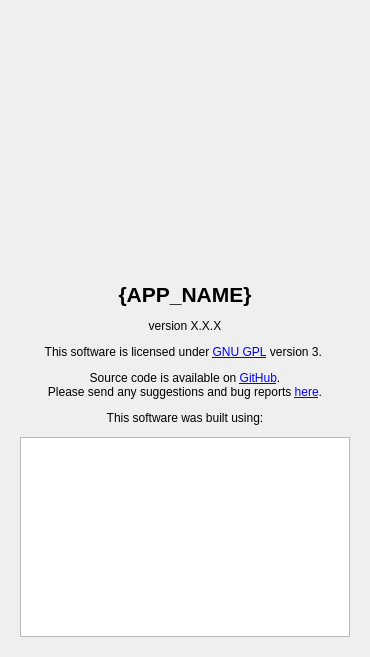
<?xml version="1.0" encoding="UTF-8"?>
<ui version="4.0">
 <class>AboutDialog</class>
 <widget class="QDialog" name="AboutDialog">
  <property name="geometry">
   <rect>
    <x>0</x>
    <y>0</y>
    <width>400</width>
    <height>660</height>
   </rect>
  </property>
  <property name="minimumSize">
   <size>
    <width>400</width>
    <height>0</height>
   </size>
  </property>
  <property name="maximumSize">
   <size>
    <width>400</width>
    <height>16777215</height>
   </size>
  </property>
  <property name="windowTitle">
   <string>Settings</string>
  </property>
  <layout class="QVBoxLayout" name="lay_main">
   <property name="spacing">
    <number>12</number>
   </property>
   <property name="sizeConstraint">
    <enum>QLayout::SetFixedSize</enum>
   </property>
   <property name="leftMargin">
    <number>20</number>
   </property>
   <property name="topMargin">
    <number>20</number>
   </property>
   <property name="rightMargin">
    <number>20</number>
   </property>
   <property name="bottomMargin">
    <number>20</number>
   </property>
   <item>
    <layout class="QHBoxLayout" name="logo_lay">
     <item>
      <spacer name="horizontalSpacer">
       <property name="orientation">
        <enum>Qt::Horizontal</enum>
       </property>
       <property name="sizeHint" stdset="0">
        <size>
         <width>40</width>
         <height>20</height>
        </size>
       </property>
      </spacer>
     </item>
     <item>
      <widget class="QLabel" name="logo">
       <property name="minimumSize">
        <size>
         <width>250</width>
         <height>250</height>
        </size>
       </property>
       <property name="maximumSize">
        <size>
         <width>250</width>
         <height>250</height>
        </size>
       </property>
       <property name="text">
        <string/>
       </property>
      </widget>
     </item>
     <item>
      <spacer name="horizontalSpacer_2">
       <property name="orientation">
        <enum>Qt::Horizontal</enum>
       </property>
       <property name="sizeHint" stdset="0">
        <size>
         <width>40</width>
         <height>20</height>
        </size>
       </property>
      </spacer>
     </item>
    </layout>
   </item>
   <item>
    <widget class="QLabel" name="name">
     <property name="font">
      <font>
       <pointsize>16</pointsize>
       <weight>75</weight>
       <bold>true</bold>
      </font>
     </property>
     <property name="text">
      <string>{APP_NAME}</string>
     </property>
     <property name="alignment">
      <set>Qt::AlignCenter</set>
     </property>
    </widget>
   </item>
   <item>
    <widget class="QLabel" name="version">
     <property name="text">
      <string>version X.X.X</string>
     </property>
     <property name="alignment">
      <set>Qt::AlignCenter</set>
     </property>
    </widget>
   </item>
   <item>
    <widget class="QLabel" name="info">
     <property name="text">
      <string>&lt;html&gt;&lt;head/&gt;&lt;body&gt;&lt;p&gt;This software is licensed under &lt;a href=&quot;{APP_LICENSE_URL}&quot;&gt;&lt;span style=&quot; text-decoration: underline; color:#0000ff;&quot;&gt;GNU GPL&lt;/span&gt;&lt;/a&gt; version 3. &lt;/p&gt;&lt;p&gt;Source code is available on &lt;a href=&quot;{APP_URL}&quot;&gt;&lt;span style=&quot; text-decoration: underline; color:#0000ff;&quot;&gt;GitHub&lt;/span&gt;&lt;/a&gt;.&lt;br/&gt;Please send any suggestions and bug reports &lt;a href=&quot;{APP_BUGTRACKER_URL}&quot;&gt;&lt;span style=&quot; text-decoration: underline; color:#0000ff;&quot;&gt;here&lt;/span&gt;&lt;/a&gt;.&lt;/p&gt;&lt;/body&gt;&lt;/html&gt;</string>
     </property>
     <property name="textFormat">
      <enum>Qt::RichText</enum>
     </property>
     <property name="alignment">
      <set>Qt::AlignCenter</set>
     </property>
     <property name="openExternalLinks">
      <bool>true</bool>
     </property>
    </widget>
   </item>
   <item>
    <widget class="QLabel" name="attributionsTitle">
     <property name="text">
      <string>This software was built using:</string>
     </property>
     <property name="alignment">
      <set>Qt::AlignCenter</set>
     </property>
    </widget>
   </item>
   <item>
    <widget class="QTextBrowser" name="attributionsBox">
     <property name="minimumSize">
      <size>
       <width>0</width>
       <height>200</height>
      </size>
     </property>
     <property name="maximumSize">
      <size>
       <width>16777215</width>
       <height>200</height>
      </size>
     </property>
     <property name="openExternalLinks">
      <bool>true</bool>
     </property>
    </widget>
   </item>
  </layout>
 </widget>
 <resources/>
 <connections/>
</ui>
